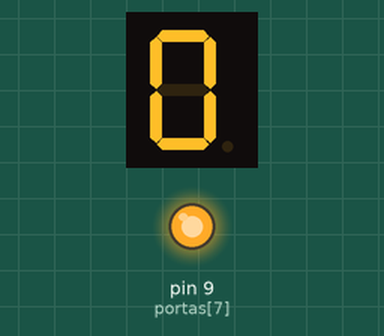
Bench run of a sketch on a simulated Arduino Uno, built with avr-gcc and run on an emulated ATmega328P. Parts: 1-digit seven-segment display, output pins drawn as LEDs (lit = HIGH). Wiring (inferred from the names in the program): 1-digit 7-segment display, segments lit when LOW: segments pin 2, pin 3, pin 4, pin 5, pin 6, pin 7, pin 8. The segment pins are drawn as the display they are named for; pins used as bus, display or sensor lines are not drawn.

Above: at 0.1 s.
At 5.1 s:
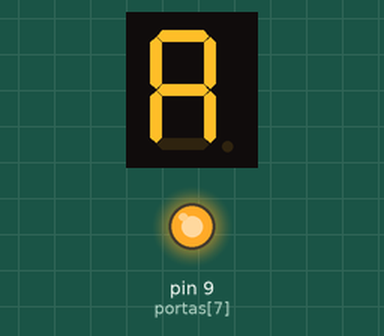
At 6.1 s:
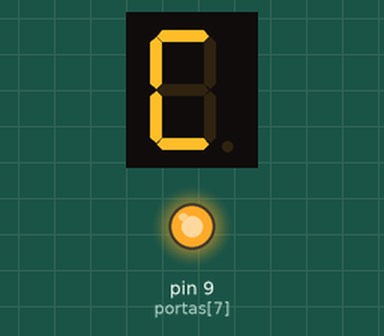
At 7.6 s:
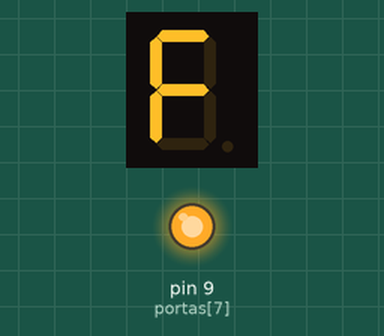
Timing chart, 0 to 9.1 s (numbered marks = the images above):
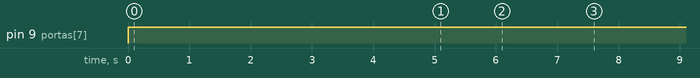

The sketch:

Display_7seg_AnodoComum.ino
```cpp
// Display de 7 segmentos - Ânodo Comum
// Arthur L. Castro
// Outubro de 2017

#define tempo 500
byte i, n, digito = 0;     // Variáveis auxiliares
byte portas[8] = {2,3,4,5,6,7,8,9};
                           // a,b,c,d,e,f,g,dp
byte displayHex[16][8] = {{0,0,0,0,0,0,1,1},  // 0
                          {1,0,0,1,1,1,1,1},  // 1
                          {0,0,1,0,0,1,0,1},  // 2
                          {0,0,0,0,1,1,0,1},  // 3
                          {1,0,0,1,1,0,0,1},  // 4
                          {0,1,0,0,1,0,0,1},  // 5
                          {0,1,0,0,0,0,0,1},  // 6
                          {0,0,0,1,1,1,1,1},  // 7
                          {0,0,0,0,0,0,0,1},  // 8
                          {0,0,0,0,1,0,0,1},  // 9
                          {0,0,0,1,0,0,0,1},  // A
                          {1,1,0,0,0,0,0,1},  // b
                          {0,1,1,0,0,0,1,1},  // C
                          {1,0,0,0,0,1,0,1},  // d
                          {0,1,1,0,0,0,0,1},  // E
                          {0,1,1,1,0,0,0,1},  // F
                         };

void setup() {
  for(i=0;i<=7;i++){
    pinMode(portas[i],OUTPUT);
  }
}

void loop() {
  if(digito > 15){
    digito = 0;
  }
  for(n=0;n<=7;n++){
    digitalWrite(portas[n],displayHex[digito][n]);
  }
  digito++;
  delay(tempo);
}
```

Measured:
- by itself, pin 9 (portas[7]): LOW → HIGH at 0.00 s
- by itself, everything shown: repeats every 8.0 s, in 16 steps
- what the display in image 1 shows lasts 0.5 s, from 5.0 s to 5.5 s
